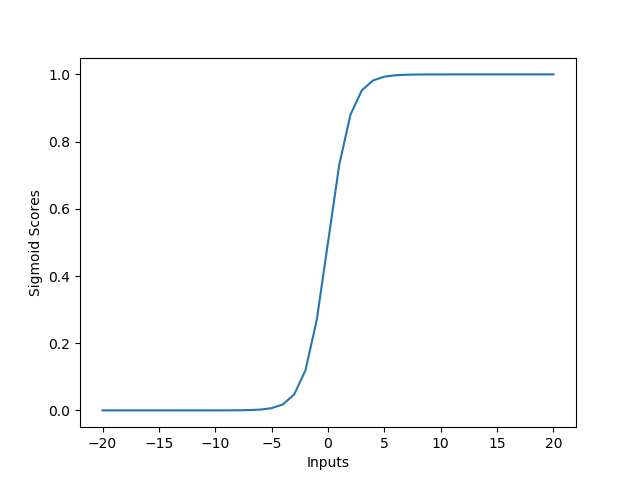

Write Python code to recreate this figure.
# -*- coding: utf-8 -*-

# Learning Source Code2019
#
# Created by: KoU2N
#
# 2019年1月3日
import numpy as np
import matplotlib.pyplot as plt

def sigmoid(inputs):

    """

    Calculate the sigmoid for the give inputs (array)

    :param inputs:

    :return:

    """
    return np.array([1 / float(1 + np.exp(- x)) for x in inputs])

def line_graph(x, y, x_title, y_title):
    """
    Draw line graph with x and y values
    :param x:
    :param y:
    :param x_title:
    :param y_title:
    :return:
    """
    plt.plot(x, y)
    plt.xlabel(x_title)
    plt.ylabel(y_title)
    plt.show()

def main():
    sigmoid_inputs = np.array([1, 2, 3, 4])
    print("原始向量:", np.array(sigmoid_inputs))
    print("经过Sigmoid后:\n",sigmoid(sigmoid_inputs))


    graph_x = np.arange(-20, 21)
    graph_y = sigmoid(graph_x)


    
    print("Sigmod Function Input :\n",graph_x)
    print("Sigmod Function Output :\n",graph_y)

    line_graph(graph_x, graph_y, "Inputs", "Sigmoid Scores")

if __name__ == '__main__':
    main()
